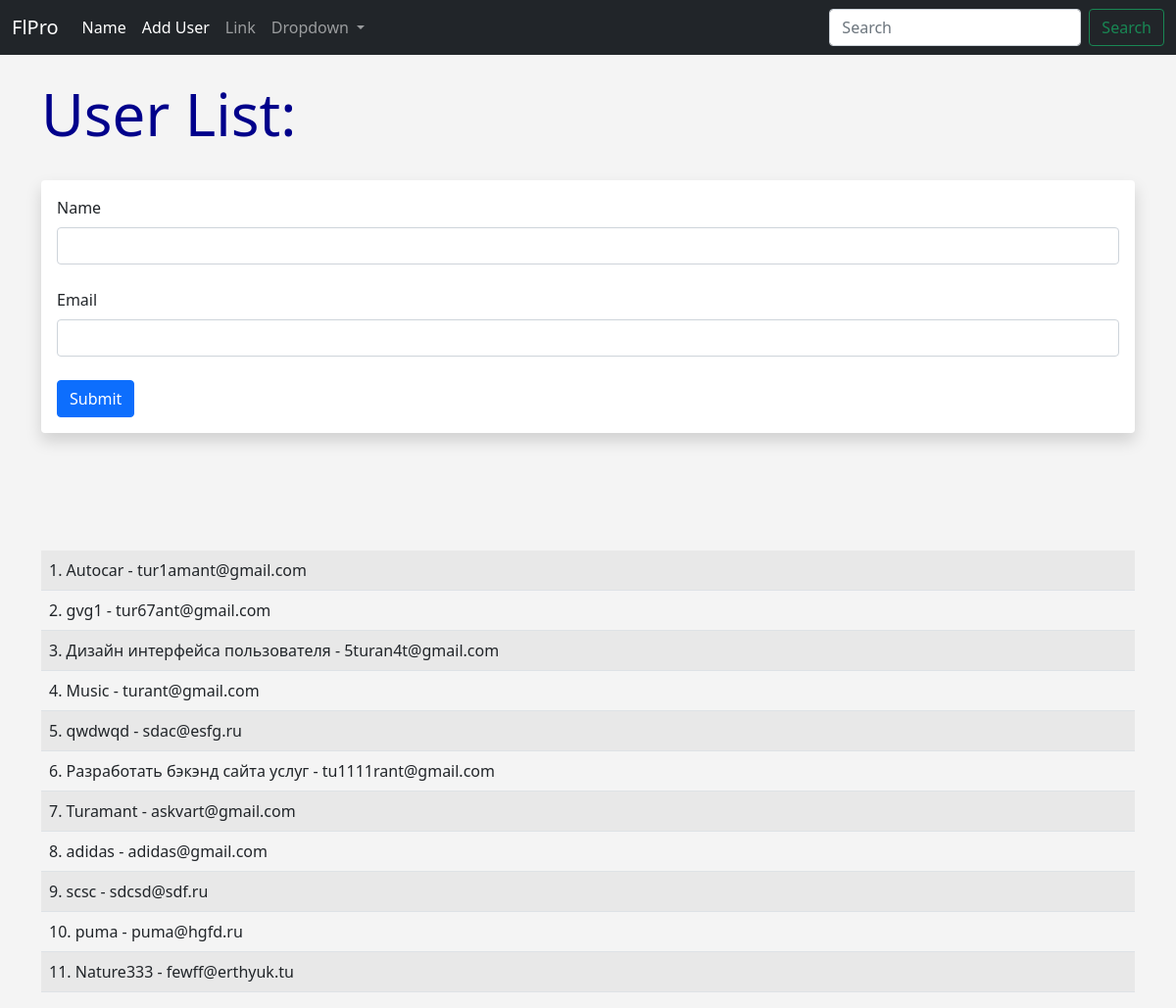
Screenshot of /user/add with the database file from the repository.
### models.py (models this page shows, shortened)
class Users(db.Model):
    id = db.Column(db.Integer, primary_key=True)
    name = db.Column(db.String(200), nullable=False)
    email = db.Column(db.String(120), nullable=False, unique=True)
    date_added = db.Column(db.DateTime, default=datetime.utcnow())

### views.py (the view, shortened to what this page needs)
@app.route('/user/add', methods=['POST', 'GET'])
def add_user():
    name = None
    form = UserForm()
    our_users = Users.query.order_by(Users.date_added)
    return render_template('add_user.html',
                           form=form,
                           name=name,
                           our_users=our_users)

### forms.py
class UserForm(FlaskForm):
    name = StringField('Name', validators=[DataRequired()])
    email = StringField('Email', validators=[DataRequired()])
    submit = SubmitField('Submit')

### templates/add_user.html (shortened to what this page needs)
{% extends 'base.html' %}
{% block content %}
{% if name %}
    <h1>User Addded!</h1>
<table class="table table-hover table-border table-striped">
{% for our_user in our_users %}
    <tr>
    <td>{{ our_user.id }}. {{ our_user.name }}
    - {{ our_user.email }}</td>
        </tr>
{% endfor %}
{% else %}
   <h1>User List:</h1>
    <br/>
<div class="shadow p-3 mb-5 bg-body rounded">
<form method="POST">
    {{ form.name.label(
    class="form-label") }}
    {{ form.name(
    class="form-control") }}
    <br/>
     {{ form.email.label(
    class="form-label") }}
    {{ form.email(
    class="form-control") }}
    <br/>
    {{ form.submit(
    class="btn btn-primary") }}
</form>
</div>
<br/><br/><br/>
<table class="table table-hover table-border table-striped">
{% for our_user in our_users %}
    <tr>
    <td>{{ our_user.id }}. {{ our_user.name }}
    - {{ our_user.email }}</td>
        </tr>
{% endfor %}
</table>
{% endif %}
{% endblock %}

### templates/base.html (shortened to what this page needs)
<!doctype html>
<html lang="en">
  <head>
    <link href="https://cdn.jsdelivr.net/npm/bootstrap@5.1.1/dist/css/bootstrap.min.css"
          rel="stylesheet"
>
    <link href="{{ url_for('static',
     filename='css/style.css') }}" rel="stylesheet">
  </head>
  <body>
  {% include 'navbar.html' %}
    <br/>
    <div class="container">
    {% block content %}
    {% endblock %}
    </div>
  </body>
</html>

### templates/navbar.html (shortened to what this page needs)
<nav class="navbar navbar-expand-lg navbar-dark bg-dark">
  <div class="container-fluid">
    <a class="navbar-brand" href="{{ url_for('index') }}">FlPro</a>
    <div class="collapse navbar-collapse" id="navbarSupportedContent">
      <ul class="navbar-nav me-auto mb-2 mb-lg-0">
        <li class="nav-item">
          <a class="nav-link active"
             aria-current="page"
             href="{{ url_for('name') }}">Name</a>
        </li>
        <li class="nav-item">
          <a class="nav-link active"
             aria-current="page"
             href="{{ url_for('add_user') }}">Add User</a>
        </li>
        <li class="nav-item">
          <a class="nav-link" href="#">Link</a>
        </li>
        <li class="nav-item dropdown">
          <a class="nav-link dropdown-toggle" href="#" id="navbarDropdown" role="button" data-bs-toggle="dropdown" aria-expanded="false">
            Dropdown
          </a>
        </li>
      </ul>
      <form class="d-flex">
        <input class="form-control me-2" type="search" placeholder="Search" aria-label="Search">
        <button class="btn btn-outline-success" type="submit">Search</button>
      </form>
    </div>
  </div>
</nav>

### static/css/style.css (style rules this page uses)
h1 { color: darkblue; font-size: 60px; }

### rows the page displays
Users: id "1", name "Autocar", email "tur1amant@gmail.com"
Users: id "2", name "gvg1", email "tur67ant@gmail.com"
Users: id "3", name "Дизайн интерфейса пользователя", email "5turan4t@gmail.com"
Users: id "4", name "Music", email "turant@gmail.com"
Users: id "5", name "qwdwqd", email "sdac@esfg.ru"
Users: id "6", name "Разработать бэкэнд сайта услуг", email "tu1111rant@gmail.com"
Users: id "7", name "Turamant", email "askvart@gmail.com"
Users: id "8", name "adidas", email "adidas@gmail.com"
Users: id "9", name "scsc", email "sdcsd@sdf.ru"
Users: id "10", name "puma", email "puma@hgfd.ru"
Users: id "11", name "Nature333", email "fewff@erthyuk.tu"
